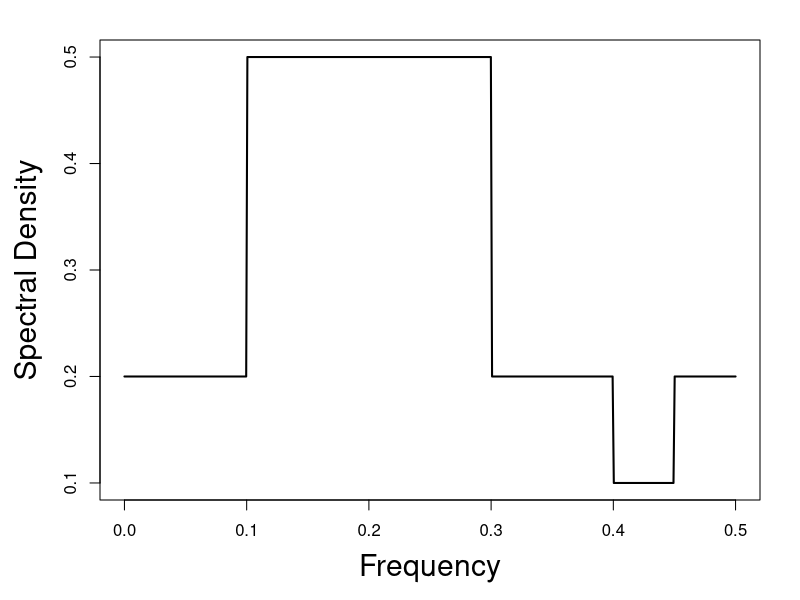
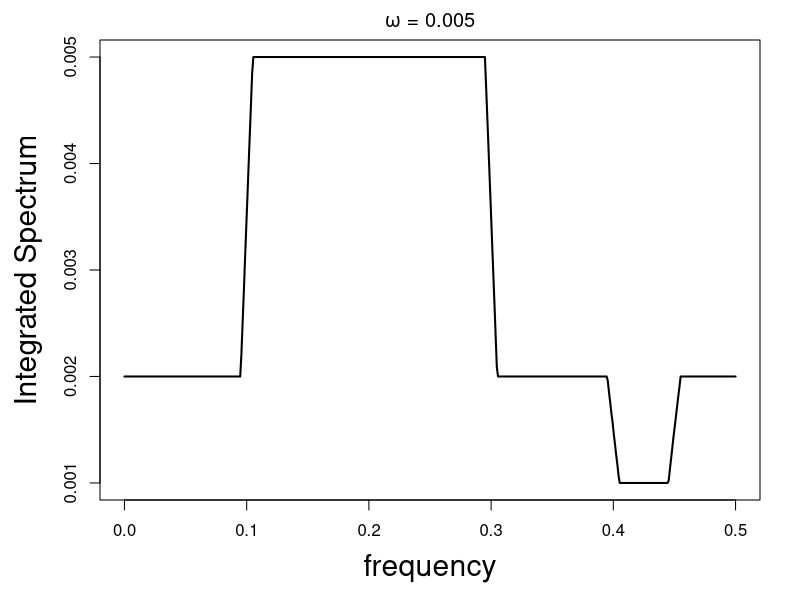

Here is the R script that generated these plots, in order: (Note: this script raises an error after producing the figures.)
############## WSDS Talk 2023 Figures #####################
###########################################################

###### Integrated Spectrum #########
N <- 1024
freqs <- seq(0,0.5, length.out = N/2 + 1)

true.spec <- function(f){
  y <- 1:length(f)
  y[f<0.1] <- 0.2
  y[f>=0.1 & f < 0.3] <- 0.5
  y[f>=0.3 & f < 0.4] <- 0.2
  y[f>= 0.4 & f <=0.45]<- 0.1
  y[f>0.45] <- 0.2
  return(y)
}

truth <- true.spec(freqs)

om = 0.005
integrated.spec <- 1:length(freqs)

for(i in 1:(length(freqs))){
  tmp <-  integrate(true.spec, lower = freqs[i] - om, upper = freqs[i] + om)
  integrated.spec[i] <- tmp$value
}

#plots
par(mar = c(5,5,2,2), cex.lab = 1.8)
plot(freqs, truth, pch = 19 , ylab = "Spectral Density", xlab = "Frequency", type = "l", lwd = 2)
plot(freqs, integrated.spec, main = expression(paste(omega, " = ", 0.005)), ylab = "Integrated Spectrum", xlab = "frequency", type = "l", lwd = 2)




###### How eigenvalues change with analysis bandwidth #############
t.n <- 1:2500
t.n[c(100:200, 1050:1350,1800:1849)] <- NA
N <- length(na.omit(t.n))

t.n <- 1:9000
t.n[c(100:200, 1050:1350,1800:1849, 3000:7000, 6010:6500)] <- NA
N <- length(na.omit(t.n))
N

all.fw <- seq(0.0001,0.005,length.out = 51)

top.eight <- matrix(NA, nrow = length(all.fw), ncol = 15)

for(i in 1:length(all.fw)){
  print(i)
  tmp <- get_tapers(t.n, W = all.fw[i], K = 15) 
  top.eight[i,] <- tmp$e.values
}


matplot(N*all.fw, top.eight, type = "l", lwd = 2, xlab = "NW", ylab = expression(lambda[k])) 
abline(h = 0.95)
abline(v = 1)
abline(v = N*f.w2[min(which(top.eight2[,1]>0.95))])

lambda.crosspoints <- rep(NA, times = 15)

for(i in 1:15){
  lambda.crosspoints[i] <- N*all.fw[min(which(top.eight[,i]>0.95))]
}

lambda.close.to.one <- rep(NA, times = 6)

for(i in 1:6){
  lambda.close.to.one[i] <- sum(lambda.crosspoints <= 2*i - 1)
}

plot(2*1:6-1,lambda.close.to.one, ylim = c(0,15), xlim = c(0,15), pch = 19, xlab = "2NW-1", 
     ylab = expression(paste("Number of ", lambda, " > 0.95")))
abline(a = 0, b = 1)





